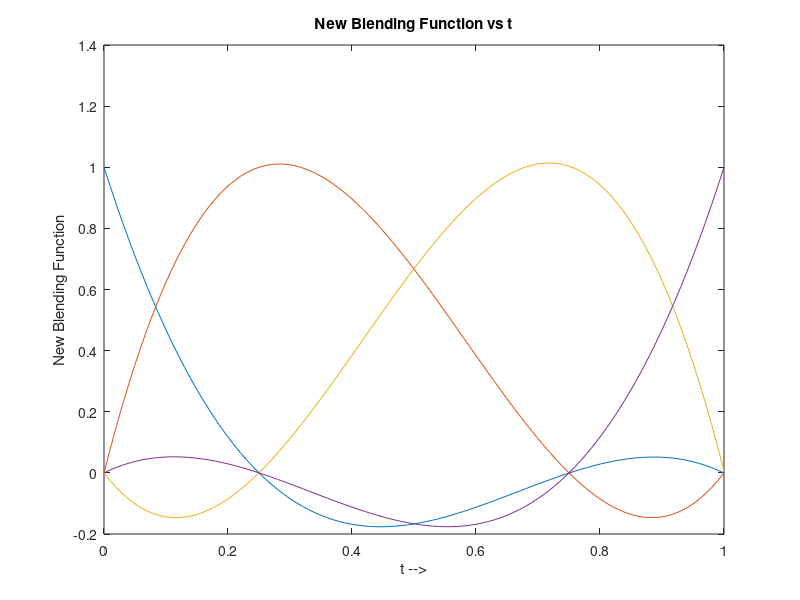
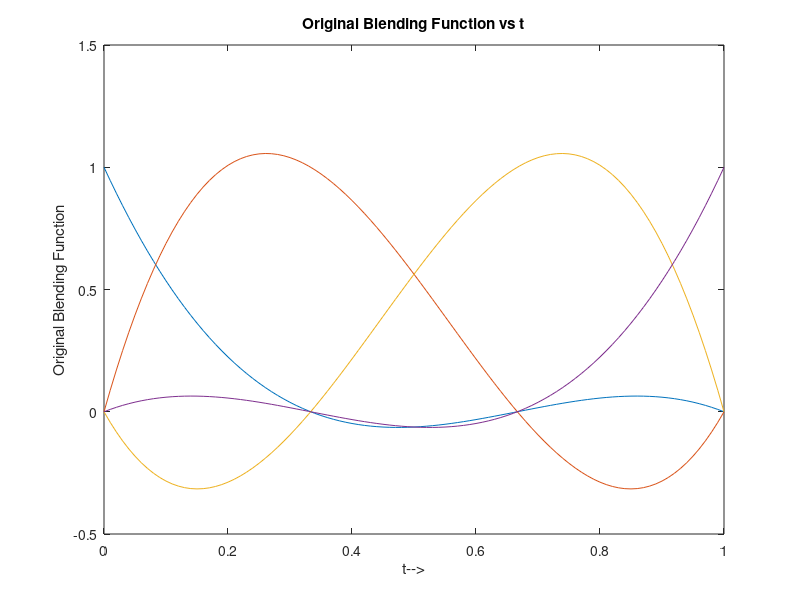
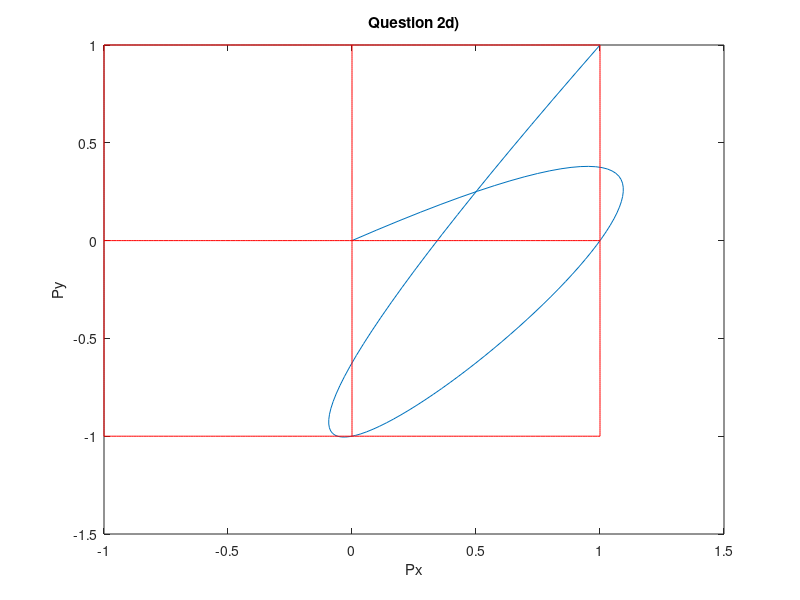

The MATLAB source for these figures, in order:
%% Four-point_Interpolation
close all ; clc ; clear all;

%% 2c)
t  = [0:0.01:1]';                           %Values of t
B1 = [-5.334 10.667 -10.667 5.334; ...      %Second Formulation of 
      10.667 -18.667 13.34 -5.334; ...      %Blending Function
     -6.334 8 -2.667 1 ;... 
      1  0 0 0 ]
T = [t.^3, t.^2, t ,ones(101,1)];           % T(t) =[t^3 t^2 t 1]

P1 = T*B1;                                  % P1 = T(t) * M
figure();
plot(t,P1)                                  % Plot New Blending Function
xlabel('t -->');
ylabel('New Blending Function');
title('New Blending Function vs t');

B2= [-4.5 13.5 -13.5 4.5;                   % Original Blending Function
      9.0 -22.5 18 -4.5;
      -5.5 9.0 -4.5 1.0;
       1.0 0 0 0];
   
P2 = T*B2;                                  % P2 = T(t)* M 
figure();
plot(t,P2)                                  %PLot Original Blending Fn
xlabel('t-->');
ylabel('Original Blending Function');
title('Original Blending Function vs t');

%% 2d) Plot the Original 4-point interpolation curve for given points     

Pt = P2*[0 0 ; 1 0 ; 0 -1 ;  1 1 ];

figure();
plot(Pt(:,1) , Pt(:,2)) 
title('Question 2d)')
xlabel('Px')
ylabel('Py')
linex = zeros(1) * t ;
hold on;
plot(linex,t,'r')
plot(t,linex,'r')
plot(linex,-t,'r')
plot(-t , linex , 'r')

linex1 = ones(1,101)*1; 
hold on;
plot(linex1,t,'r');
plot(t,linex1,'r');
plot(linex1,-t,'r');
plot(-t , linex1 , 'r');

linex2 = ones(1,101)*-1; 
hold on;
plot(linex2,t,'r');
plot(t,linex2,'r');
plot(linex2,-t,'r');
plot(-t , linex2 , 'r');




